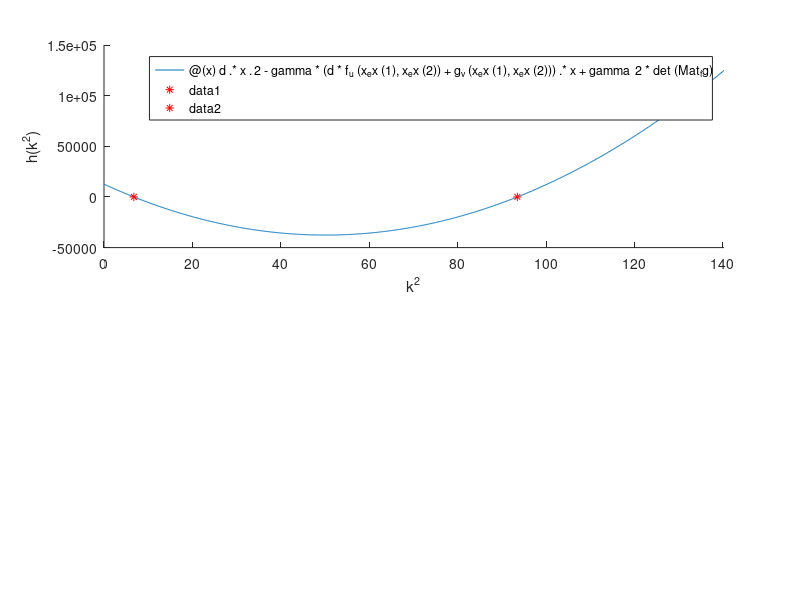

Write MATLAB code to recreate this figure. (Note: this script raises an error after producing the figure.)
clear all;close all;
global t0 tf delta_t N M P x_space y_space h Coef_a Coef_b Coef_alp Coef_rho Coef_K Coefs_exact delta_mea Big_matrix Big_matrix_A Big_matrix_B W_eps Ca;
tic;
t0=0e0; tf=1.0e1; delta_t=1e-3; Lx = 1; Ly = 1/2; N=10; delta_mea = 100; h=1/(N-1); M=round(Ly/h+1); P = round((tf-t0)/delta_t+1);
x_space = linspace(0,Lx,N)'; y_space = linspace(0,Ly,M)'; 
Coef_a=92; Coef_b=64; Coef_alp=1.5; Coef_rho=18.5; Coef_K=0.1;
Coefs_exact = [20;50];%(d,gamma)
lb=[19;49];ub = [21;51];
W_eps = 1e-6;
Ca = (1e-3)^2*eye(N*M);
f = @(u,v) Coef_a-u-Coef_rho*u*v/(1+u+Coef_K*u^2);
g = @(u,v) Coef_alp*(Coef_b-v)-Coef_rho*u*v/(1+u+Coef_K*u^2);
h_u = @(u,v) (Coef_rho*v*(1+u+Coef_K*u^2)-Coef_rho*u*v*(1+2*Coef_K*u))/(1+u+Coef_K*u^2)^2;
h_v = @(u,v) Coef_rho*u/(1+u+Coef_K*u^2);
f_u = @(u,v) -1-h_u(u,v);
f_v = @(u,v) -h_v(u,v);
g_u = @(u,v) -h_u(u,v);
g_v = @(u,v) -Coef_alp-h_v(u,v);

fun = @(x) abs(f(x(1),x(2)))+abs(g(x(1),x(2)));
options = optimset('TolFun',1e-3,'TolX',1e-2);
x = fminsearch(fun,[10,9],options);
[Y_space,X_space]=meshgrid(y_space,x_space);
A_0 = x(1)*ones(N,M);%+0.0001*randn(N,M);
B_0 = x(2)*ones(N,M);%+0.0001*randn(N,M);

% disp(f_u(x(1),x(2))+g_v(x(1),x(2))<0);
% disp(f_u(x(1),x(2))*g_v(x(1),x(2))-f_v(x(1),x(2))*g_u(x(1),x(2))>0);
% disp(Coefs_exact(1)*f_u(x(1),x(2))+g_v(x(1),x(2))>0);
% disp((Coefs_exact(1)*f_u(x(1),x(2))+g_v(x(1),x(2)))^2-4*Coefs_exact(1)*(f_u(x(1),x(2))*g_v(x(1),x(2))-f_v(x(1),x(2))*g_u(x(1),x(2)))>0);

options = optimset('TolFun',1e-10,'TolX',1e-10);

x_ex = fminsearch(fun,x,options);
%A_0_ex = x_ex(1)*ones(N,M);
%B_0_ex = x_ex(2)*ones(N,M);

%% Quels sont les modes instables du problème ?
P_dc = [f_u(x_ex(1),x_ex(2))^2 2*(2*f_v(x_ex(1),x_ex(2))*g_u(x_ex(1),x_ex(2))-f_u(x_ex(1),x_ex(2))*g_v(x_ex(1),x_ex(2))) g_v(x_ex(1),x_ex(2))^2];
roots_dc = roots(P_dc);
d_crit = max(roots_dc);
d = Coefs_exact(1); gamma=Coefs_exact(2);
qnte = d*f_u(x_ex(1),x_ex(2))+g_v(x_ex(1),x_ex(2));
Mat_fg = [f_u(x_ex(1),x_ex(2)),f_v(x_ex(1),x_ex(2));g_u(x_ex(1),x_ex(2)),g_v(x_ex(1),x_ex(2))];
k1 = sqrt(gamma/(2*d)*(qnte-sqrt(qnte^2-4*d*det(Mat_fg))));
k2 = sqrt(gamma/(2*d)*(qnte+sqrt(qnte^2-4*d*det(Mat_fg))));
fun_modes = @(x) d.*x.^2-gamma*(d*f_u(x_ex(1),x_ex(2))+g_v(x_ex(1),x_ex(2))).*x+gamma^2*det(Mat_fg);
figure;subplot(2,1,1);hold on;fplot(fun_modes,[0,3/2*k2^2]);plot(k1^2,0,'r*');plot(k2^2,0,'r*');xlabel('k^2');ylabel('h(k^2)');
fun_wavenumber_1 = @(x) 0.5*real(-x*(1+d)+gamma*(f_u(x_ex(1),x_ex(2))+g_v(x_ex(1),x_ex(2)))-sqrt((x*(1+d)-gamma*(f_u(x_ex(1),x_ex(2))+g_v(x_ex(1),x_ex(2)))).^2-4*fun_modes(x)));
fun_wavenumber_2 = @(x) 0.5*real(-x*(1+d)+gamma*(f_u(x_ex(1),x_ex(2))+g_v(x_ex(1),x_ex(2)))+sqrt((x*(1+d)-gamma*(f_u(x_ex(1),x_ex(2))+g_v(x_ex(1),x_ex(2)))).^2-4*fun_modes(x)));
fun_wavenumber = @(x) max(fun_wavenumber_1(x),fun_wavenumber_2(x));
[liste_couples,list_wave] = find_nm_couples(k1,k2,Lx,Ly);
subplot(2,1,2);hold on;fplot(fun_wavenumber,[0,3/2*k2^2]);plot(k1^2,0,'r*');plot(k2^2,0,'r*');plot(list_wave,fun_wavenumber(list_wave),'b*');xlabel('k^2');ylabel('Re \lambda');
[l_mode,modes] = max(fun_wavenumber(list_wave));
nm_modes=liste_couples((randi(size(list_wave))),:);
%nm_modes=liste_couples(modes,:);
A_0_ex = x_ex(1)*ones(N,M)+0.01*cos(nm_modes(1)*pi*x_space/Lx).*cos(nm_modes(2)*pi*y_space'/Ly);
B_0_ex = x_ex(2)*ones(N,M)+0.001*randn(N,M);%cos(n_mode*pi*x_space);%+0.15*cos(pi*x_space);
if (lb(1)<d_crit)
    disp('Il y a des valeurs de d qui ne produisent pas d_instabilité');
end


%% Pré-calcul des matrices pour ne pas le faire dans la boucle en temps
Big_matrix = delta_t*(4*eye(M*N)-diag(ones(N*M-1,1),1)-diag(ones(N*M-1,1),-1)-diag(ones(N*(M-1),1),N)-diag(ones(N*(M-1),1),-N))/h^2;
index_0 = [(N:N:(M-1)*N),(N+1:N:(M-1)*N+1);(N+1:N:(M-1)*N+1),(N:N:(M-1)*N)];
for i=1:size(index_0,2)
    Big_matrix(index_0(1,i),index_0(2,i)) = 0;
end
index_1 = [(1:N:(M-1)*N+1),(N:N:M*N);(N:N:M*N),(1:N:(M-1)*N+1)];
for i=1:size(index_1,2)
    Big_matrix(index_1(1,i),index_1(2,i)) = -delta_t/h^2;
end
index_2 = [(1:N),((M-1)*N+1:M*N);(1:N),((M-1)*N+1:M*N)];%(1:N:(M-1)*N+1),(N:N:M*N)
for i=1:size(index_2,2)
    Big_matrix(index_2(1,i),index_2(2,i)) = Big_matrix(index_2(1,i),index_2(2,i))-delta_t/h^2;
end
Big_matrix_A=sparse(Big_matrix+eye(N*M));
Big_matrix_B=sparse(Coefs_exact(1)*Big_matrix+eye(N*M));
Spectre_A = eig(Big_matrix_A);Spectre_B = eig(Big_matrix_B);
%% Calcul de la solution avec les paramètres de référence
tic;
[A_exact,B_exact] = calc_AB(Coefs_exact,A_0_ex,B_0_ex,zeros(N,M,P),zeros(N,M,P));%figure;subplot(1,5,1);imagesc(A_exact(:,:,P)>mean(A_exact(:,:,P),'all'));subplot(1,5,[2,3]);surf(A_exact(:,:,P));subplot(1,5,[4,5]);surf(B_exact(:,:,P));
toc;
tic;
[A_exact_non,B_exact_non] = calc_AB(Coefs_exact+1,A_0_ex,B_0_ex,zeros(N,M,P),zeros(N,M,P));%figure;subplot(1,5,1);imagesc(A_exact_non(:,:,P)>mean(A_exact_non(:,:,P),'all'));subplot(1,5,[2,3]);surf(A_exact_non(:,:,P));subplot(1,5,[4,5]);surf(B_exact_non(:,:,P));
toc;
%figure;surf(A_exact(:,:,P)-A_exact_non(:,:,P));
% tic;
% delta_f = 2000;
% [A_long,B_long] = calc_AB_long(Coefs_exact,A_0,B_0,delta_f);
% figure;subplot(1,5,1);imagesc(A_long(:,:,P)>mean(A_long(:,:,P),'all'));subplot(1,5,[2,3]);surf(A_long(:,:,P));subplot(1,5,[4,5]);surf(B_long(:,:,P));
% toc;
%% calcul de (A,B,L1,L2) pour une valeur de eta fixée
Coefs = [18,52];
Big_matrix_B=sparse(Coefs(1)*Big_matrix+eye(N*M));
[A_eta,B_eta,L1_eta,L2_eta] = calc_AB_eta(Coefs,A_0_ex,B_0_ex,A_exact,B_exact);
figure;subplot(1,5,1);imagesc(A_eta(:,:,P)>mean(A_eta(:,:,P),'all'));subplot(1,5,[2,3]);surf(A_eta(:,:,P));subplot(1,5,[4,5]);surf(B_eta(:,:,P));
%% Calcul de F(A,B,L1,L2)
[F_val] = calc_F(A_eta,B_eta,L1_eta,L2_eta);

%% Calcul d'une approximation de la matrice jacobienne de F en Coefs

% F = @(Coefs) F_eta(Coefs,A_0_ex,B_0_ex,A_exact,B_exact);
% [Mat_jac] = Jac_approx(Coefs,F,F_val,1e-6,2);
% Diff_eta = -Mat_jac\F_val;
% Coefs_new = Coefs + Diff_eta;

%% Iteration en eta
% Coefs_0 = [19;51];A=[];b=[];All_coefs = Coefs_0;
% Big_matrix_B=sparse(Coefs_0(1)*Big_matrix+eye(N*M));
% [A_eta,B_eta,L1_eta,L2_eta] = calc_AB_eta(Coefs_0,A_0_ex,B_0_ex,A_exact,B_exact);
% [F_val] = calc_F(A_eta,B_eta,L1_eta,L2_eta);
% F = @(Coefs) F_eta(Coefs,A_0_ex,B_0_ex,A_exact,B_exact);
% [Mat_jac] = Jac_approx(Coefs_0,F,F_val,1e-6,2);
% Diff_eta = -Mat_jac\F_val;
% Coefs_new = Coefs_0 + Diff_eta;iteration=1;
% Coefs_new = proj_ortho(Coefs_new,lb,ub,A,b);Diff_Coefs = Coefs_new-Coefs_0;
% while(norm(Diff_Coefs)>1e-2  || iteration <=2)
%     Coefs = Coefs_new;All_coefs(:,iteration+1)=Coefs_new;disp(iteration);disp(Coefs_new);
%     Big_matrix_B=sparse(Coefs(1)*Big_matrix+eye(N*M));
%     [A_eta,B_eta,L1_eta,L2_eta] = calc_AB_eta(Coefs,A_0_ex,B_0_ex,A_exact,B_exact);
%     [F_val] = calc_F(A_eta,B_eta,L1_eta,L2_eta);
%     [Mat_jac] = Jac_approx(Coefs,F,F_val,1e-8,2);
%     Diff_eta = -Mat_jac\F_val;
%     Coefs_new = Coefs + Diff_eta;iteration=iteration+1;
%     Coefs_new = proj_ortho(Coefs_new,lb,ub,A,b);Diff_Coefs = Coefs_new-Coefs;
% end
% disp(Coefs_new);
% figure;plot(All_coefs');legend('d','\gamma');

%% Résolution par algo génétique
% Coefs_0 = [13.0;5.0];A_ineq=[];b_ineq=[];
% tic;
% fun2 = @(x) sqrt(norm(F_eta(x,A_0_ex,B_0_ex,A_exact,B_exact),2));
% Aeq=[];beq=[]; 
% nonlcon=[]; 
% nvars=2;
% options = optimoptions('ga','PlotFcn', @gaplotbestf,'Display','iter','InitialPopulationMatrix',[Coefs_0(1),Coefs_0(2)]);
% [Coefs_ga,fval,exitflag,output,population,scores] = ga(fun2,nvars,A_ineq,b_ineq,Aeq,beq,lb,ub,nonlcon,options);
% toc;
% 
% [A_ga,B_ga] = calc_AB(Coefs_ga,A_0_ex,B_0_ex,zeros(N,M,P),zeros(N,M,P));figure;subplot(1,5,1);imagesc(A_ga(:,:,P)>mean(A_ga(:,:,P),'all'));subplot(1,5,[2,3]);surf(A_ga(:,:,P));subplot(1,5,[4,5]);surf(B_ga(:,:,P));


%% Calcul de F en certains eta
% N_integer=101;lb=[10-1e-7;14.995];ub = [10+1e-7;15.005];
% d_values = linspace(lb(1),ub(1),N_integer);gamma_values = linspace(lb(2),ub(2),N_integer);
% F_values_1 = zeros(N_integer,N_integer);F_values_2 = zeros(N_integer,N_integer);
% for i=1:1%N_integer
%     %disp(i);
%     for j=1:N_integer
%         disp(j);
%         Coefs = [d_values(j),Coefs_exact(2)];%[d_values(i);gamma_values(j)];
%         Big_matrix_B=sparse(Coefs(1)*Big_matrix+eye(N*M));
%         [A_eta,B_eta,L1_eta,L2_eta] = calc_AB_eta(Coefs,A_0_ex,B_0_ex,A_exact,B_exact);
%         [F_val] = calc_F(A_eta,B_eta,L1_eta,L2_eta);
%         F_values_1(i,j) = F_val(1);
%         F_values_2(i,j) = F_val(2);
%     end
% end
% %figure;subplot(1,2,1);meshc(d_values,gamma_values,F_values_1);subplot(1,2,2);meshc(d_values,gamma_values,F_values_2);
% %figure;subplot(1,2,1);surfl(d_values,gamma_values,F_values_1);subplot(1,2,2);surfl(d_values,gamma_values,F_values_2);
% figure;subplot(2,1,1);plot(d_values,F_values_1(1,:));subplot(2,1,2);plot(d_values,F_values_2(1,:));

%% Erreurs
% Coefs = [11,16];
% [A_eta,B_eta,L1_eta,L2_eta] = calc_AB_eta(Coefs,A_0_ex,B_0_ex,A_exact,B_exact);figure;subplot(2,5,[1,6]);imagesc(A_eta(:,:,P)>mean(A_eta(:,:,P),'all'));subplot(2,5,[2,3]);surf(A_eta(:,:,P));subplot(2,5,[4,5]);surf(B_eta(:,:,P));subplot(2,5,[7,8]);surf(L1_eta(:,:,1));subplot(2,5,[9,10]);surf(L2_eta(:,:,1));
% [e1,e2,e3] = calc_errors(A_eta,B_eta,L1_eta,L2_eta,A_exact,B_exact);
% disp(e1);disp(e2);disp(e3);
%% 
% Coefs = [11,16];
% [A_eta,B_eta,L1_eta,L2_eta] = calc_AB_eta(Coefs,A_0_ex,B_0_ex,A_exact,B_exact);figure;subplot(2,5,[1,6]);imagesc(A_eta(:,:,P)>mean(A_eta(:,:,P),'all'));subplot(2,5,[2,3]);surf(A_eta(:,:,P));subplot(2,5,[4,5]);surf(B_eta(:,:,P));subplot(2,5,[7,8]);surf(L1_eta(:,:,1));subplot(2,5,[9,10]);surf(L2_eta(:,:,1));
% disp(calc_F(A_eta,B_eta,L1_eta,L2_eta));
%% 
% tic;
% Corr = W_eps.*([A_exact(:);B_exact(:)]-[Tout_A(:);Tout_B(:)]);
% Corr1 = reshape(Corr(1:N*M*P),[N,M,P]);Corr2 = reshape(Corr(N*M*P+1:2*N*M*P),[N,M,P]);
% [Tout_L1,Tout_L2] = calc_adjoints_AB(Coefs,Tout_A,Tout_B,Corr1,Corr2);
% toc;
%% 
% tic;
% [Cross_prod1,Cross_prod2] = calc_cross_prod(Tout_L1,Tout_L2);
% [Relev_A,Relev_B] = calc_relev(Tout_L1(:,:,1),Tout_L2(:,:,1));
% toc;
%% 
% figure;data=A_exact;
% s = surf(data(:,:,1));
% for ii=1:10:P
%     s.ZData = data(:,:,ii);
% 
%     pause(0.05)
% end
